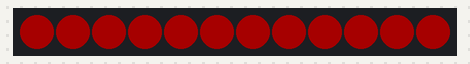
The program below on a simulated BBC micro:bit running MicroPython. Shown: 12 RGB LEDs in strip order, left to right. Dim RGB values are drawn brighter than linear.

Above: at 0.1 s.
At 1.1 s:
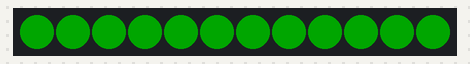
At 2.1 s:
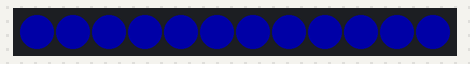
At 3.1 s:
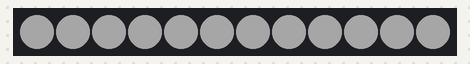

Measured:
- by itself, everything shown: repeats every 4.0 s, in 4 steps
- what the display in image 1 shows lasts 1.0 s, from 1.0 s to 2.0 s

The program:

Pixels_Python.py
```python
from microbit import *
import neopixel
from random import randint

np = neopixel.NeoPixel(pin13, 12)
bright = 40

while True:
    for pixel_id in range(0, len(np)):
        np[pixel_id] = (bright,0,0)
    np.show()
    sleep(1000)
    for pixel_id in range(0, len(np)):
        np[pixel_id] = (0,bright,0)
    np.show()
    sleep(1000)
    for pixel_id in range(0, len(np)):
        np[pixel_id] = (0,0,bright)
    np.show()
    sleep(1000)
    for pixel_id in range(0, len(np)):
        np[pixel_id] = (bright,bright,bright)
    np.show()
    sleep(1000)
```
